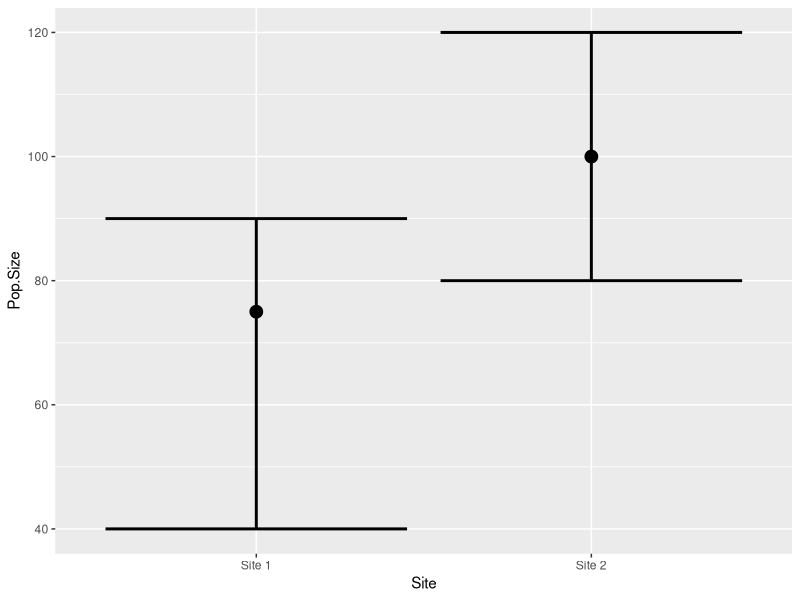
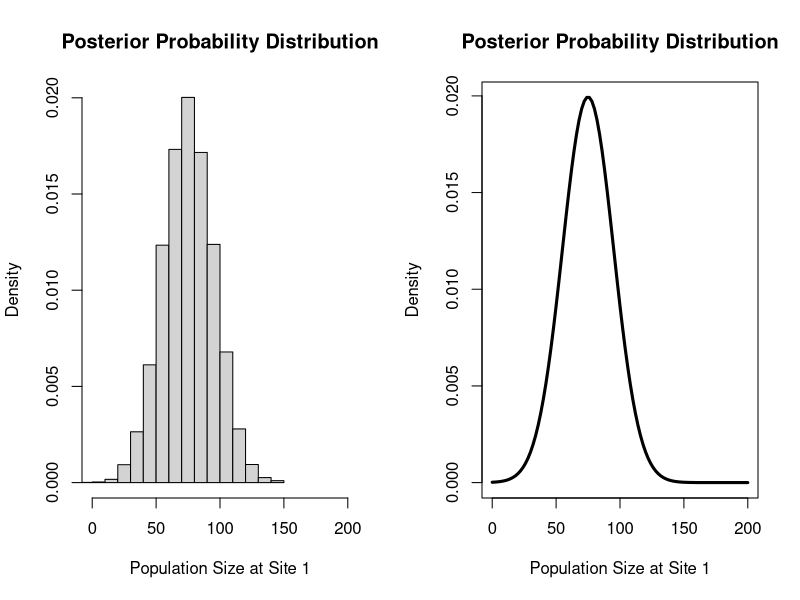
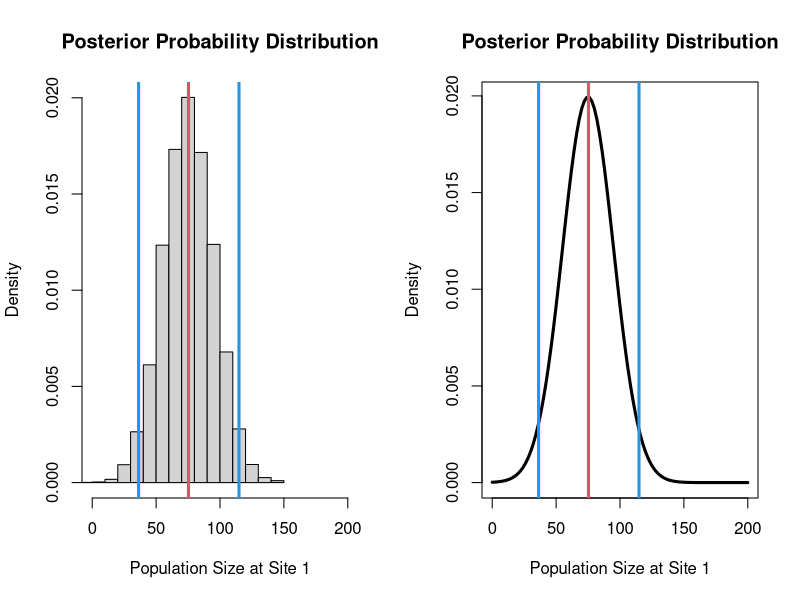
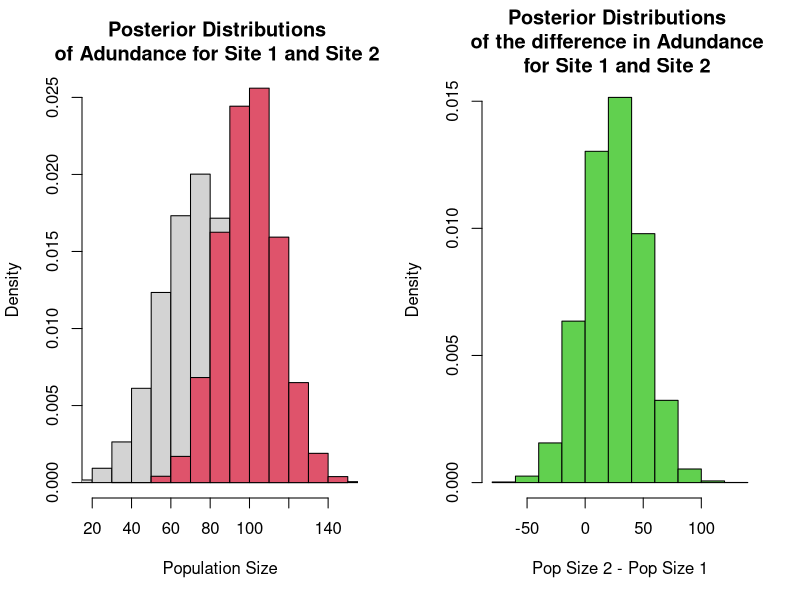
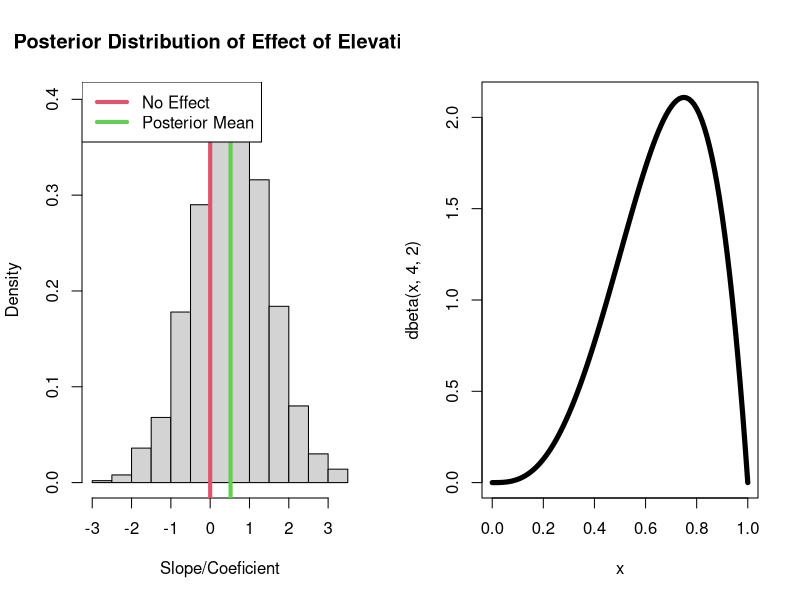
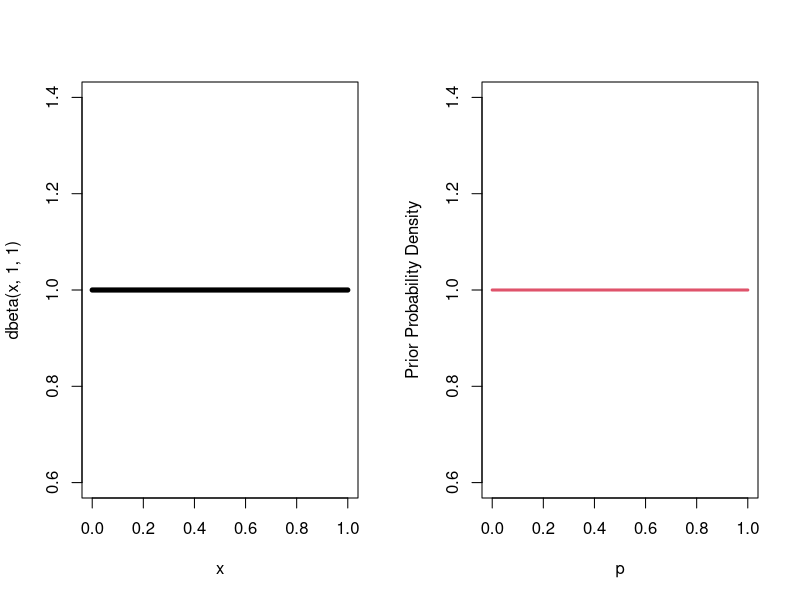
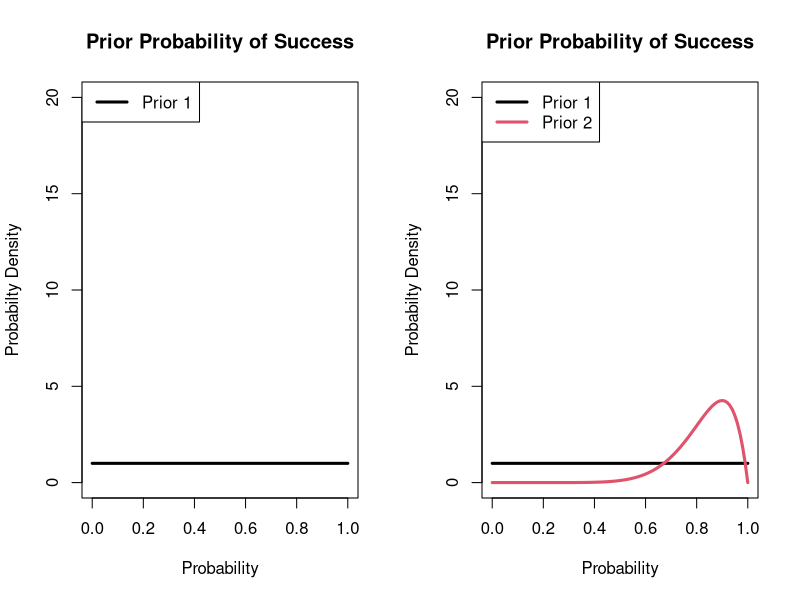
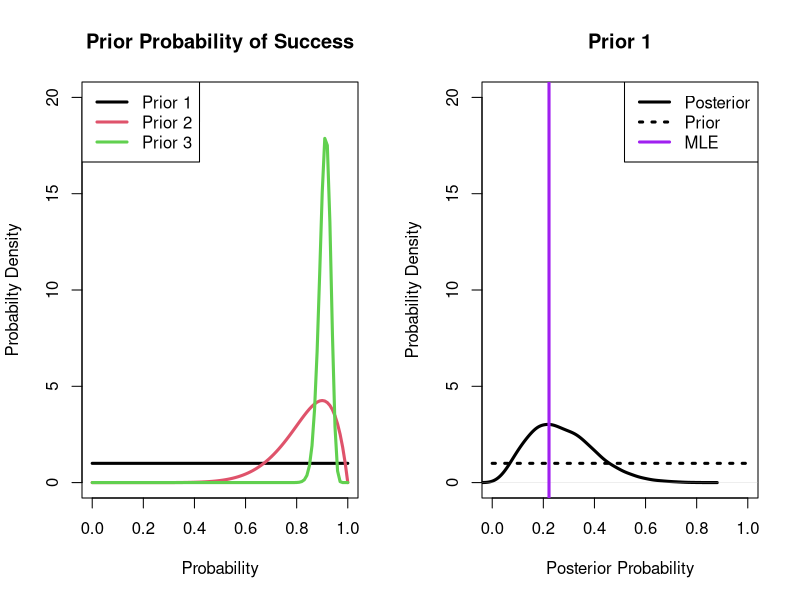

Generate these figures, in order, with R:
## ---- chunk 1
set.seed(923874)                 # Create example data
data <- data.frame(Site = c("Site 1","Site 2"),
                         Pop.Size = c(75,100),
                         lower = c(40,80),
                         upper = c(90,120))

library("ggplot2")
ggplot(data, aes(Site, Pop.Size)) +        # ggplot2 plot with confidence intervals
  geom_point(cex=4) +
  geom_errorbar(aes(ymin = lower, ymax = upper),size = 1)

## ---- chunk 2
set.seed(5435)
rnorm(10,75,20)
## ---- chunk 3
par(mfrow=c(1,2))
set.seed(54354)
post1=rnorm(10000,75,20)
hist(post1,xlim=c(0,200),freq=FALSE,main="Posterior Probability Distribution",xlab="Population Size at Site 1")
curve(dnorm(x,75,20),xlim=c(0,200),main="Posterior Probability Distribution",ylab="Density",lwd=3,xlab="Population Size at Site 1")
## ---- chunk 4
set.seed(5435)
rnorm(10,75,20)
## ---- chunk 5
par(mfrow=c(1,2))
hist(post1,xlim=c(0,200),freq=FALSE,main="Posterior Probability Distribution",xlab="Population Size at Site 1")
abline(v=mean(post1),lwd=3,col=2)
abline(v=quantile(post1,probs=c(0.025,0.975)),lwd=3,col=4)
curve(dnorm(x,75,20),xlim=c(0,200),main="Posterior Probability Distribution",ylab="Density",lwd=3,xlab="Population Size at Site 1")
abline(v=mean(post1),lwd=3,col=2)
abline(v=quantile(post1,probs=c(0.025,0.975)),lwd=3,col=4)

## ---- chunk 6
par(mfrow=c(1,2))
set.seed(4345)
post1=post1
post2=rnorm(10000,100,15)
hist(post1,freq=FALSE,xlim=c(20,150),ylim=c(0,0.025),main="Posterior Distributions \nof Adundance for Site 1 and Site 2 ",
     xlab="Population Size")
hist(post2,freq=FALSE,xlim=c(20,150),add=TRUE,col=2)
diff=post2-post1
hist(diff,freq=FALSE,col=3,main="Posterior Distributions \nof the difference in Adundance \nfor Site 1 and Site 2 ",
     xlab="Pop Size 2 - Pop Size 1")
## ---- chunk 7
diff=post2-post1
length(which(diff>0))/length(diff)
## ---- chunk 8
set.seed(5435)
x=seq(-1,1,by=0.1)
y=rnorm(21,mean=1+1*x,sd=1)
## ---- chunk 9
summary(glm(y~x))
## ---- chunk 10
set.seed(543534)
post=rnorm(1000,0.5,1)
hist(post,main="Posterior Distribution of Effect of Elevation",freq = FALSE,xlab="Slope/Coeficient")
abline(v=0, lwd=4,col=2)
abline(v=mean(post), lwd=4,col=3)
legend("topleft",col=c(2,3),lwd=4,legend=c("No Effect", "Posterior Mean"))
## ---- chunk 11
#Posterior Mean
  mean(post)
## ---- chunk 12
#Credible/Probability Intervals 
  quantile(post,prob=c(0.025,0.975))
## ---- chunk 13
# #Probabilty of a postive effect
 length(which(post>0))/length(post)
## ---- chunk 14
# #Probabilty of a negative effect
 length(which(post<0))/length(post)
## ---- chunk 15
curve(dbeta(x, 4,2),xlim=c(0,1),lwd=5)
## ---- chunk 16
curve(dbeta(x, 1,1),xlim=c(0,1),lwd=5)
## ---- chunk 17
curve(dbeta(x,1,1),xlim=c(0,1),lwd=3,col=2,xlab="p",
      ylab = "Prior Probability Density")
## ---- chunk 18
# Survival outcomes of three adult hippos
  y1=c(0,0,0,0,0,0,0,1,1)
  N1=length(y1)
  mle.p=mean(y1)
  mle.p
## ---- chunk 19
  alpha.prior1=1
  beta.prior1=1
## ---- chunk 20
#Plot of prior 1
curve(dbeta(x,shape1=alpha.prior1,shape2=beta.prior1),lwd=3,
      xlab="Probability",ylab="Probabilty Density",
      main="Prior Probability of Success",ylim=c(0,20))
legend("topleft",col=c(1,2),legend=c("Prior 1"),lwd=3)
## ---- chunk 21
  alpha.prior2=10
  beta.prior2=2
## ---- chunk 22
curve(dbeta(x,shape1=alpha.prior1,shape2=beta.prior1),lwd=3,
      xlab="Probability",ylab="Probabilty Density",
      main="Prior Probability of Success",ylim=c(0,20))
legend("topleft",col=c(1,2),legend=c("Prior 1"),lwd=3)
curve(dbeta(x,shape1=alpha.prior2,shape2=beta.prior2),lwd=3,col=2,add=TRUE)
legend("topleft",col=c(1,2),legend=c("Prior 1", "Prior 2"),lwd=3)
## ---- chunk 23
  alpha.prior3=150
  beta.prior3=15
## ---- chunk 24
curve(dbeta(x,shape1=alpha.prior1,shape2=beta.prior1),lwd=3,
      xlab="Probability",ylab="Probabilty Density",
      main="Prior Probability of Success",ylim=c(0,20))
legend("topleft",col=c(1,2),legend=c("Prior 1"),lwd=3)
curve(dbeta(x,shape1=alpha.prior2,shape2=beta.prior2),lwd=3,col=2,add=TRUE)
curve(dbeta(x,shape1=alpha.prior3,shape2=beta.prior3),lwd=3,col=3,add=TRUE)
legend("topleft",col=c(1,2,3),legend=c("Prior 1", "Prior 2","Prior 3"),lwd=3)

## ---- chunk 25
# Note- the data are the same, but the prior is changing.
# Gibbs sampler
  post.1=rbeta(10000,alpha.prior1+sum(y1),beta.prior1+N1-sum(y1))
  post.2=rbeta(10000,alpha.prior2+sum(y1),beta.prior2+N1-sum(y1))
  post.3=rbeta(10000,alpha.prior3+sum(y1),beta.prior3+N1-sum(y1))
## ---- chunk 26
plot(density(post.1,adjust=1.3),ylim=c(0,20),xlim=c(0,1),col=1,lwd=3,main="Prior 1",
     xlab="Posterior Probability",ylab="Probability Density")
curve(dbeta(x,shape1=alpha.prior1,shape2=beta.prior1),
      add=TRUE,col=1,lwd=3,lty=3)
abline(v=mle.p,col="purple",lwd=3)
legend("topright",lwd=3,lty=c(1,3,1),col=c("black","black","purple"),
       legend=c("Posterior","Prior","MLE"))
## ---- chunk 27
plot(density(post.2,adjust=1.3),ylim=c(0,20),xlim=c(0,1),col=2,lwd=3,main="Prior 2",
     xlab="Posterior Probability",ylab="Probability Density")
curve(dbeta(x,shape1=alpha.prior2,shape2=beta.prior2),
      add=TRUE,col=2,lwd=3,lty=3)
abline(v=mle.p,col="purple",lwd=3)
legend("topright",lwd=3,lty=c(1,3,1),col=c("red","red","purple"),
       legend=c("Posterior","Prior","MLE"))
## ---- chunk 28
plot(density(post.3,adjust=1.3),ylim=c(0,20),xlim=c(0,1),col=3,lwd=3,main="Prior 3",
     xlab="Posterior Probability",ylab="Probability Density")
curve(dbeta(x,shape1=alpha.prior3,shape2=beta.prior3),
      add=TRUE,col=3,lwd=3,lty=3)
abline(v=mle.p,col="purple",lwd=3)
legend("topleft",lwd=3,lty=c(1,3,1),col=c("green","green","purple"),
       legend=c("Posterior","Prior","MLE"))
## ---- chunk 29
y2=c(0,0,0,0,0,0,0,1,1,1,1,1,1,1,1,1,1,1,1,1,0,
     1,1,1,1,1,1,1,1,1,1,1,1,1,1,1,1,1,1,1)
length(y2)
## ---- chunk 30
N2=length(y2)

mle.p=mean(y2)

post.4=rbeta(10000,alpha.prior1+sum(y2),beta.prior1+N2-sum(y2))
post.5=rbeta(10000,alpha.prior2+sum(y2),beta.prior2+N2-sum(y2))
post.6=rbeta(10000,alpha.prior3+sum(y2),beta.prior3+N2-sum(y2))

plot(density(post.4,adjust=1.3),ylim=c(0,20),xlim=c(0,1),col=1,lwd=3,main="Prior 1",
     xlab="Posterior Probability",ylab="Probability Density")
curve(dbeta(x,shape1=alpha.prior1,shape2=beta.prior1),
      add=TRUE,col=1,lwd=3,lty=3)
abline(v=mle.p,col="purple",lwd=3)
legend("topleft",lwd=3,lty=c(1,3,1),col=c("black","black","purple"),
       legend=c("Posterior","Prior","MLE"))
## ---- chunk 31
plot(density(post.5,adjust=1.3),ylim=c(0,20),xlim=c(0,1),col=2,lwd=3,main="Prior 2",
     xlab="Posterior Probability",ylab="Probability Density")
curve(dbeta(x,shape1=alpha.prior2,shape2=beta.prior2),
      add=TRUE,col=2,lwd=3,lty=3)
abline(v=mle.p,col="purple",lwd=3)
legend("topleft",lwd=3,lty=c(1,3,1),col=c("red","red","purple"),
       legend=c("Posterior","Prior","MLE"))
## ---- chunk 32
plot(density(post.6,adjust=1.3),ylim=c(0,20),xlim=c(0,1),col=3,lwd=3,main="Prior 3",
     xlab="Posterior Probability",ylab="Probability Density")
curve(dbeta(x,shape1=alpha.prior3,shape2=beta.prior3),
      add=TRUE,col=3,lwd=3,lty=3)
abline(v=mle.p,col="purple",lwd=3)
legend("topleft",lwd=3,lty=c(1,3,1),col=c("green","green","purple"),
       legend=c("Prior 1","Prior 2","Prior 3"))

## ---- chunk 33
par(mfrow=c(1,2))
plot(density(post.1,adjust=1.3),ylim=c(0,20),xlim=c(0,1),col=1,lwd=3,main="Small Data",
     xlab="Posterior Probability",ylab="Probability Density")
#curve(dbeta(x,shape1=alpha1,shape2=beta1),
#      add=TRUE,col=1,lwd=3,lty=3)
#abline(v=mle.p,col="purple",lwd=3)

lines(density(post.2,adjust=1.3),ylim=c(0,20),xlim=c(0,1),col=2,lwd=3)
#curve(dbeta(x,shape1=alpha2,shape2=beta2),
#      add=TRUE,col=2,lwd=3,lty=3)
#abline(v=mle.p,col="purple",lwd=3)

lines(density(post.3,adjust=1.3),ylim=c(0,20),xlim=c(0,1),col=3,lwd=3)
#curve(dbeta(x,shape1=alpha3,shape2=beta3),
#      add=TRUE,col=3,lwd=3,lty=3)
#abline(v=mle.p,col="purple",lwd=3)
legend("topleft",lwd=3,lty=c(1,1,1),col=c("black","red","green"),
       legend=c("Prior 1","Prior 2","Prior 3"))

#################
plot(density(post.4,adjust=1.3),ylim=c(0,20),xlim=c(0,1),col=1,lwd=3,main="More Data",
     xlab="Posterior Probability",ylab="Probability Density")
#curve(dbeta(x,shape1=alpha1,shape2=beta1),
#      add=TRUE,col=1,lwd=3,lty=3)
#abline(v=mle.p,col="purple",lwd=3)

lines(density(post.5,adjust=1.3),ylim=c(0,20),xlim=c(0,1),col=2,lwd=3)
#curve(dbeta(x,shape1=alpha2,shape2=beta2),
#      add=TRUE,col=2,lwd=3,lty=3)
#abline(v=mle.p,col="purple",lwd=3)

lines(density(post.6),ylim=c(0,20),xlim=c(0,1),col=3,lwd=3)
#curve(dbeta(x,shape1=alpha3,shape2=beta3),
#      add=TRUE,col=3,lwd=3,lty=3)
#abline(v=mle.p,col="purple",lwd=3)
legend("topleft",lwd=3,lty=c(1,1,1),col=c("black","red","green"),
       legend=c("Prior 1","Prior 2","Prior 3"))

